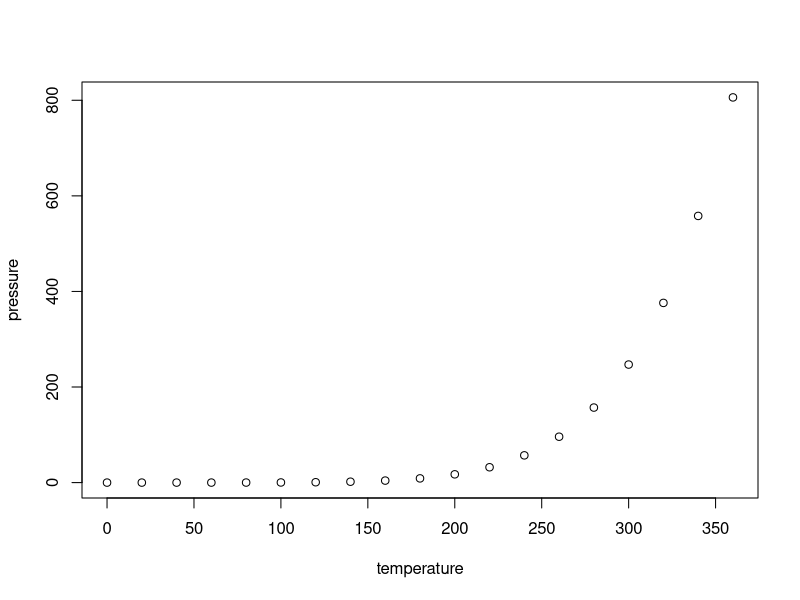
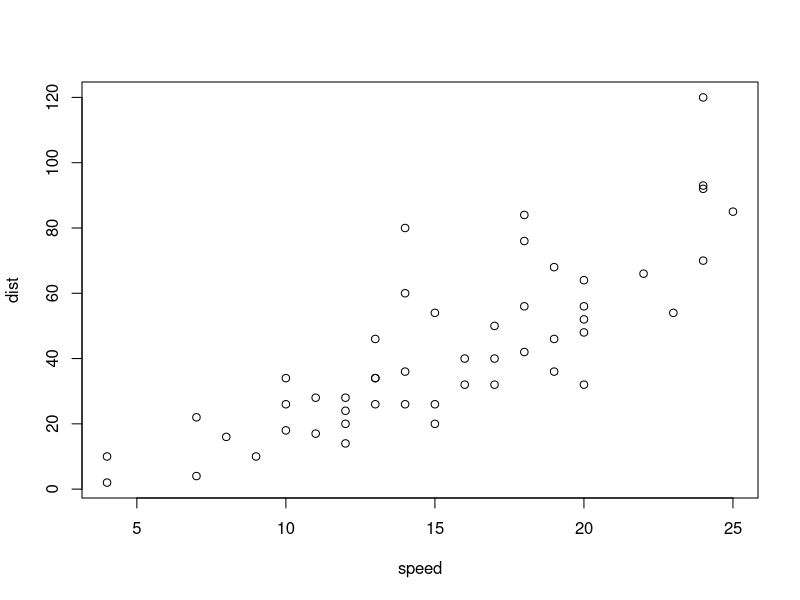
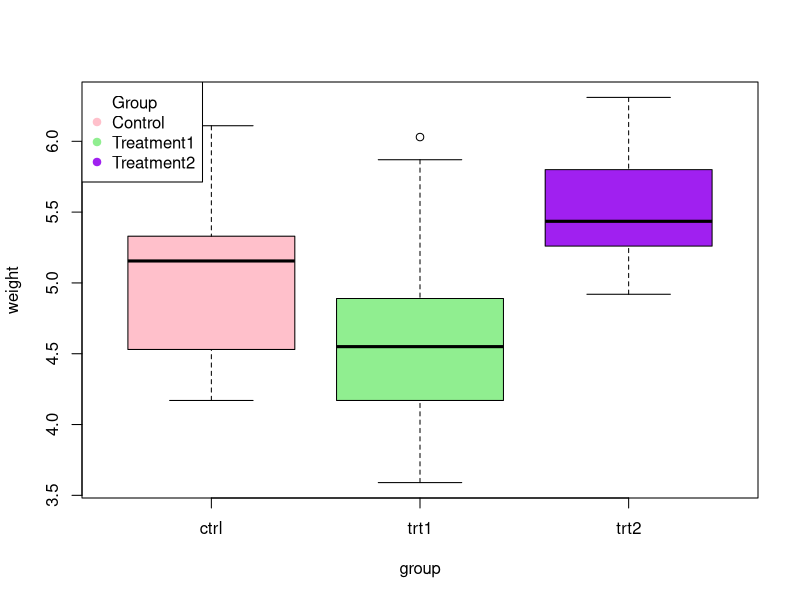

Recreate these plots in R, in order.
## ---- chunk 1
knitr::opts_chunk$set(echo = TRUE)
## ---- chunk 2
summary(cars)
## ---- chunk 3
plot(pressure)
## ---- chunk 4
plot(cars)
## ---- chunk 5
summary(PlantGrowth)
## ---- chunk 6
boxplot(weight ~ group, PlantGrowth, col=c("pink","lightgreen","purple"))
legend("topleft", legend=c("Group","Control","Treatment1","Treatment2"), pch=c(NA,19,19,19), col=c(NA,"pink","lightgreen","purple"))
## ---- chunk 7
library(knitr)
kable(cars)
## ---- chunk 8
kable(PlantGrowth, col.names=c("Weight", "Group"), align=c("c","c"), caption = "Table 2. Plant Growth Data")
